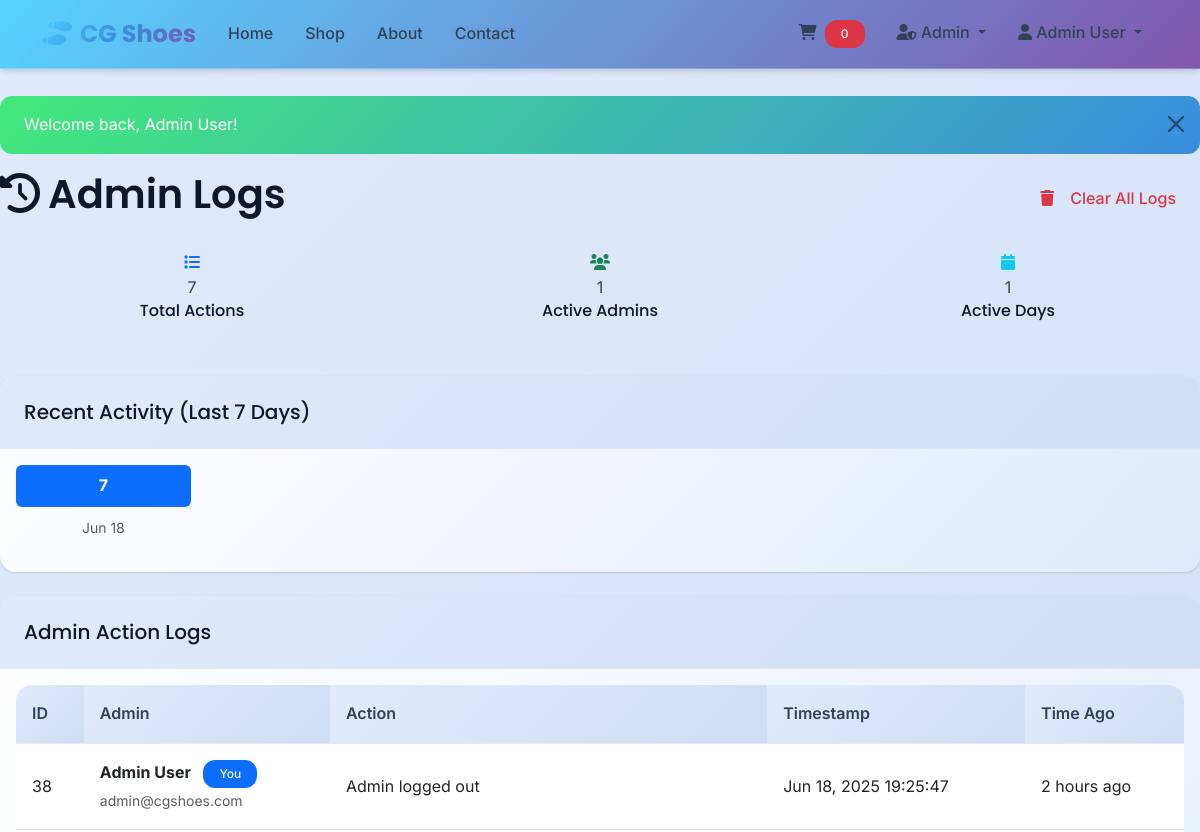
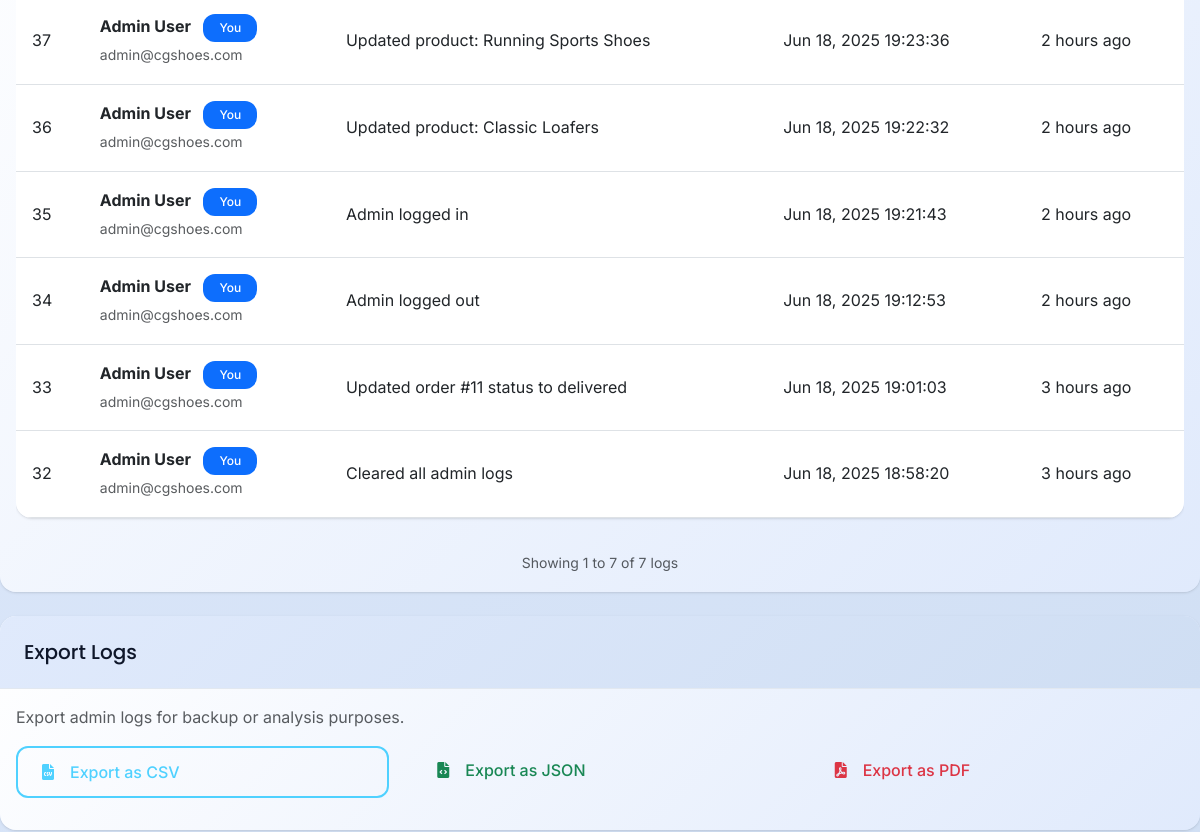
The app's page /admin/logs.php (signed in, upper part), older data (2 pictures, top to bottom).
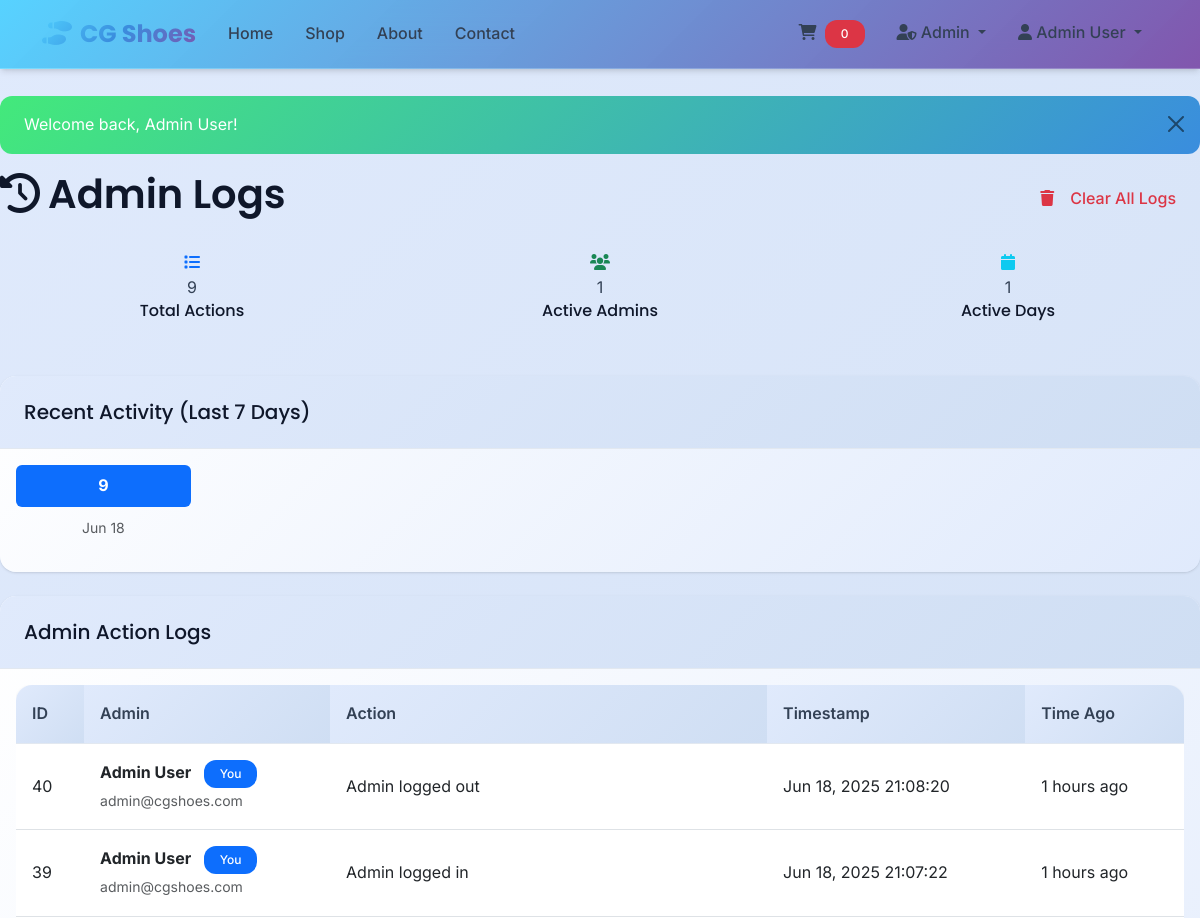
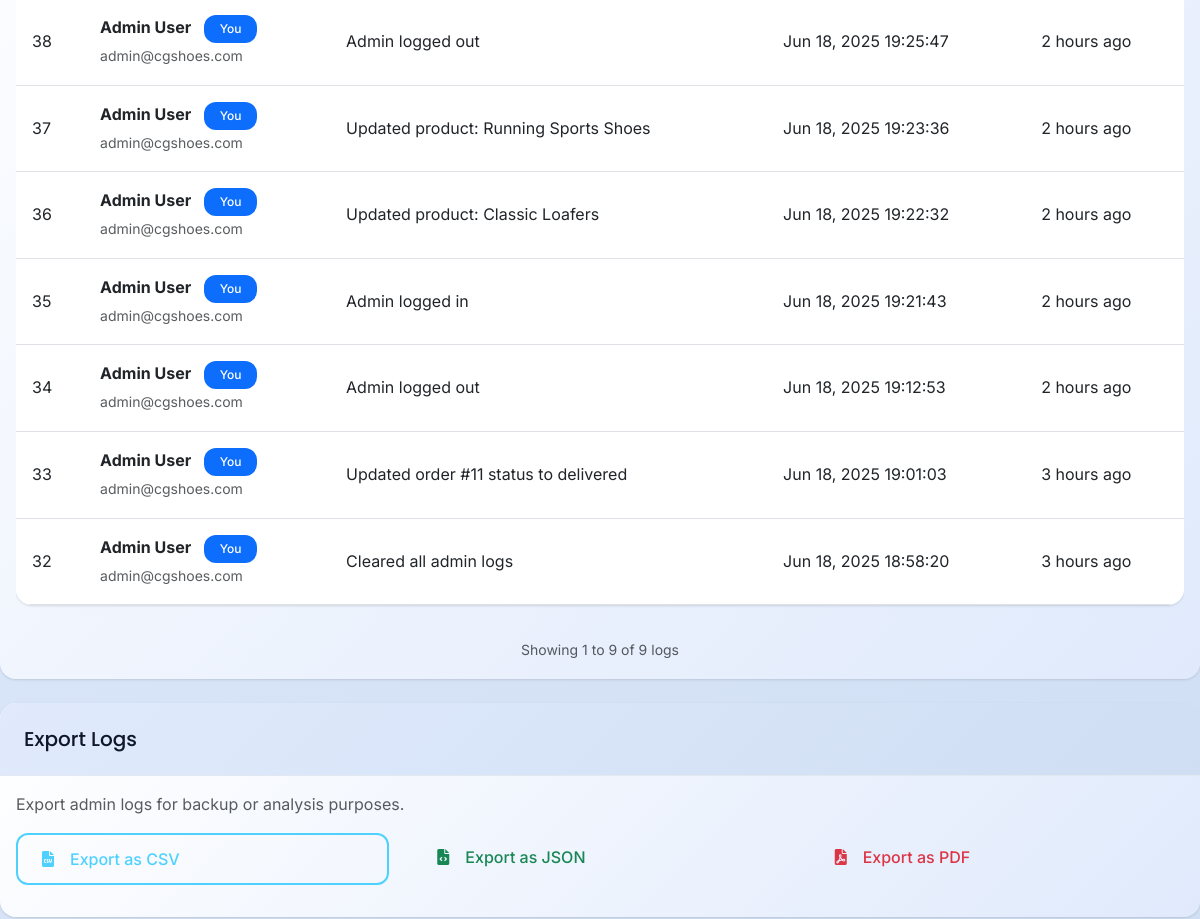
The same page, newer data (2 pictures, top to bottom).
### tables this page shows
CREATE TABLE `admin_logs` (
  `id` int(11) NOT NULL,
  `admin_id` int(11) NOT NULL,
  `action` text NOT NULL,
  `timestamp` datetime DEFAULT current_timestamp()
);

CREATE TABLE `users` (
  `id` int(11) NOT NULL,
  `name` varchar(100) NOT NULL,
  `email` varchar(100) NOT NULL,
  `password` varchar(255) NOT NULL,
  `phone` varchar(15) DEFAULT NULL,
  `address` text DEFAULT NULL,
  `is_admin` tinyint(1) DEFAULT 0,
  `created_at` datetime DEFAULT current_timestamp()
);

### includes/functions.php (called while the page is built, shortened)
<?php
function sanitize($input) {
    return htmlspecialchars(trim($input), ENT_QUOTES, 'UTF-8');
}
?>

### admin/logs.php (the view, shortened to what the rows shown need)
<?php
$includes_dir = dirname(__FILE__) . '/../includes';
require_once $includes_dir . '/functions.php';
require_once $includes_dir . '/header.php';
$page = isset($_GET['page']) ? (int)$_GET['page'] : 1;
$per_page = 50;
$offset = ($page - 1) * $per_page;
$stmt = $pdo->prepare("SELECT al.*, u.name as admin_name, u.email as admin_email
                       FROM admin_logs al
                       LEFT JOIN users u ON al.admin_id = u.id
                       ORDER BY al.timestamp DESC
                       LIMIT :limit OFFSET :offset");
$stmt->bindValue(':limit', $per_page, PDO::PARAM_INT);
$stmt->bindValue(':offset', $offset, PDO::PARAM_INT);
$stmt->execute();
$logs = $stmt->fetchAll();
?>
<div class="row">
    <div class="col-12">
        <div class="d-flex justify-content-between align-items-center mb-4">
            <h2><i class="fas fa-history me-2"></i>Admin Logs</h2>
        </div>
    </div>
</div>
<div class="card">
    <div class="card-body">
        <?php if (empty($logs)): ?>
        <div class="text-center py-5">
            <i class="fas fa-history fa-3x text-muted mb-3"></i>
            <h4>No logs found</h4>
            <p class="text-muted">Admin actions will be logged here.</p>
        </div>
        <?php else: ?>
        <div class="table-responsive">
            <table class="table table-hover">
                <thead>
                    <tr>
                        <th>ID</th>
                        <th>Admin</th>
                        <th>Action</th>
                        <th>Timestamp</th>
                        <th>Time Ago</th>
                    </tr>
                </thead>
                <tbody>
                    <?php foreach ($logs as $log): ?>
                    <tr>
                        <td><?php echo $log['id']; ?></td>
                        <td>
                            <div>
                                <strong><?php echo sanitize($log['admin_name']); ?></strong>
                                <?php if ($log['admin_id'] == $_SESSION['user_id']): ?>
                                <span class="badge bg-primary ms-2">You</span>
                                <?php endif; ?>
                            </div>
                            <small class="text-muted"><?php echo sanitize($log['admin_email']); ?></small>
                        </td>
                        <td>
                            <span class="text-wrap"><?php echo sanitize($log['action']); ?></span>
                        </td>
                        <td><?php echo date('M d, Y H:i:s', strtotime($log['timestamp'])); ?></td>
                        <td>
                            <?php
                            $time_diff = time() - strtotime($log['timestamp']);
                            if ($time_diff < 60) {
                                echo $time_diff . ' seconds ago';
                            } elseif ($time_diff < 3600) {
                                echo floor($time_diff / 60) . ' minutes ago';
                            } elseif ($time_diff < 86400) {
                                echo floor($time_diff / 3600) . ' hours ago';
                            } else {
                                echo floor($time_diff / 86400) . ' days ago';
                            }
                            ?>
                        </td>
                    </tr>
                    <?php endforeach; ?>
                </tbody>
            </table>
        </div>
        <?php endif; ?>
    </div>
</div>
<?php require_once '../includes/footer.php'; ?>

Row changes from the older to the newer data that the page shows:
added admin_logs: id "40", admin.name "Admin User", shows "You", admin.email "admin@cgshoes.com", action "Admin logged out", timestamp "Jun 18, 2025 21:08:20"
added admin_logs: id "39", admin.name "Admin User", shows "You", admin.email "admin@cgshoes.com", action "Admin logged in", timestamp "Jun 18, 2025 21:07:22"
Text that changed along with them:
$total_actions: "7" → "9"
min($offset + $per_page, $total_logs): "7" → "9"
$total_logs: "7" → "9"
new list line: "9 Jun 18"
list line gone: "7 Jun 18"
